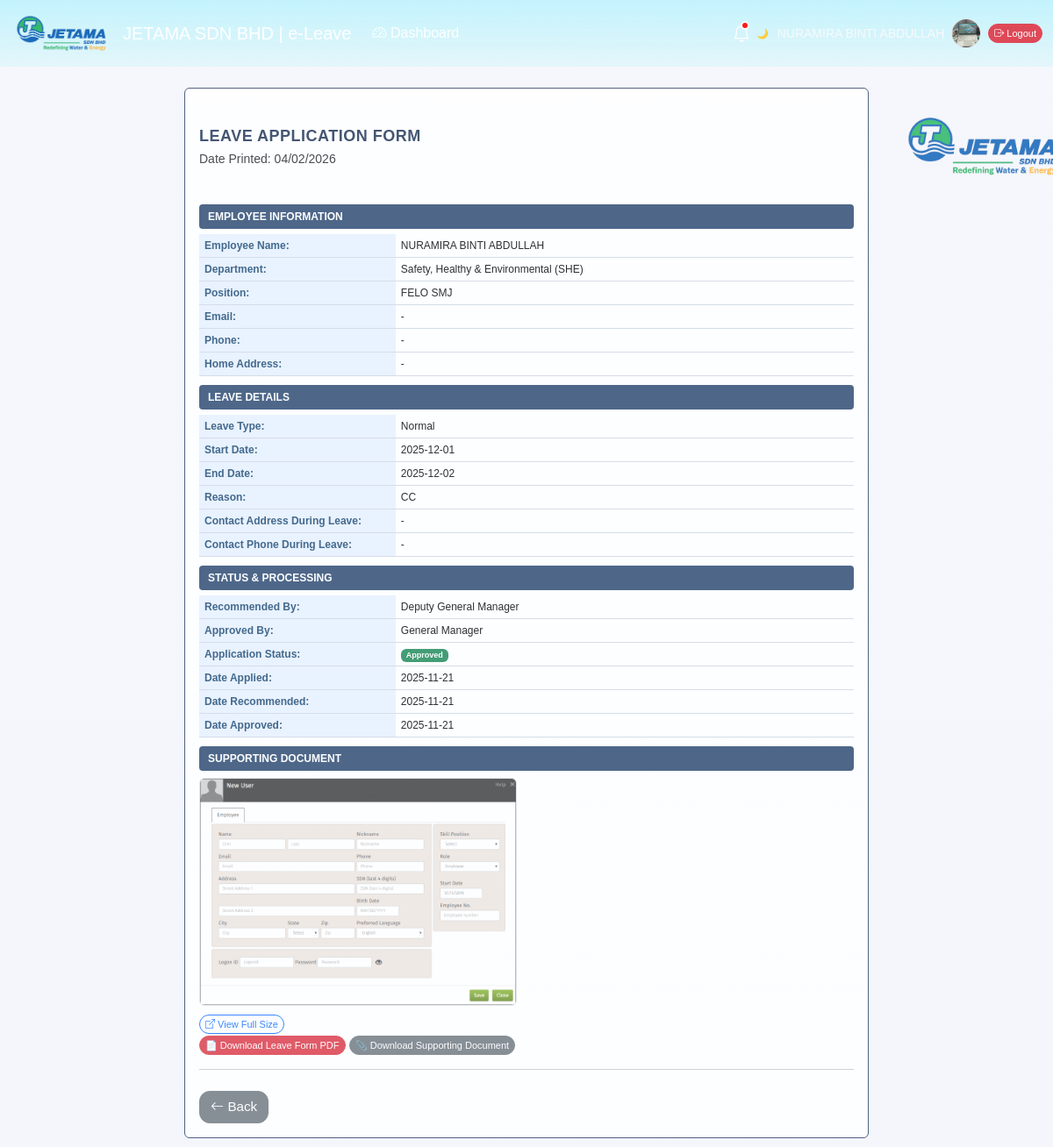
Screenshot of /leave/1 (signed in) with the database file from the repository.
### tables this page shows
CREATE TABLE leave_applications (
            id INTEGER PRIMARY KEY AUTOINCREMENT,
            user_id INTEGER NOT NULL,
            full_name TEXT,
            position TEXT,
            leave_type TEXT NOT NULL,
            start_date TEXT NOT NULL,
            end_date TEXT NOT NULL,
            total_days INTEGER,
            reason TEXT,
            status TEXT NOT NULL DEFAULT 'Pending Check',
            checker_name TEXT,
            approver_name TEXT,
            support_doc TEXT,
            contact_address TEXT,
            contact_phone TEXT,
            created_at TEXT NOT NULL,
            checked_at TEXT,
            approved_at TEXT,
            FOREIGN KEY (user_id) REFERENCES users(id)
        );

CREATE TABLE departments (
            id INTEGER PRIMARY KEY AUTOINCREMENT,
            name TEXT UNIQUE NOT NULL
        );

### app.py (the view)
@app.route("/leave/<int:leave_id>")
@login_required
def leave_details(leave_id):
    conn = get_db()
    c = conn.cursor()
    c.execute("""
        SELECT l.*, u.full_name, u.position, d.name AS department_name
        FROM leave_applications l
        JOIN users u ON u.id = l.user_id
        LEFT JOIN departments d ON u.department_id = d.id
        WHERE l.id=?
    """, (leave_id,))
    leave = c.fetchone()
    conn.close()
    my_pos = normalize(session.get("position"))
    can_check = (
        leave["status"] == "Pending Recommender"
        and normalize(leave["checker_name"]) == my_pos
    )
    can_approve = (
        leave["status"] == "Pending Approval"
        and normalize(leave["approver_name"]) == my_pos
    )
    return render_template(
        "leave_details.html",
        leave=leave,
        can_check=can_check,
        can_approve=can_approve,
        datetime=datetime
    )

### app.py (called while the page is built)
def get_db():
    conn = sqlite3.connect(DB_PATH)
    conn.row_factory = sqlite3.Row
    return conn

def _add_column_if_missing(cur, table, name, coltype):
    cur.execute(f"PRAGMA table_info({table})")
    cols = [r["name"] for r in cur.fetchall()]
    if name not in cols:
        cur.execute(f"ALTER TABLE {table} ADD COLUMN {name} {coltype}")

@app.before_request
def ensure_db():
    init_db()

def auto_reset_mc_availability():
    today = date.today().isoformat()
    conn = get_db()
    c = conn.cursor()
    c.execute("""
        SELECT DISTINCT u.id
        FROM mc_records m
        JOIN users u ON u.id = m.user_id
        WHERE m.end_date IS NOT NULL
        AND date(m.end_date) < date(?)
        AND u.availability = 'MC'
    """, (today,))
    users_to_reset = c.fetchall()
    for u in users_to_reset:
        c.execute(
            "UPDATE users SET availability='Available' WHERE id=?",
            (u["id"],)
        )
    conn.commit()
    conn.close()

@app.before_request
def before_any_request():
    auto_reset_mc_availability()

def login_required(fn):
    @wraps(fn)
    def wrapper(*args, **kwargs):
        if not session.get("user_id"):
            flash("Please login first.", "warning")
            return redirect(url_for("login"))
        return fn(*args, **kwargs)
    return wrapper

def normalize(text):
    if not text:
        return ""
    return " ".join(
        text.upper()
        .replace("&", "AND")
        .replace("-", " ")
        .split()
    )

@app.context_processor
def inject_current_year():
    from datetime import datetime
    return {
        "current_year": datetime.now().year
    }

@app.context_processor
def inject_my_leaves():
    my_leaves = []
    if session.get("user_id"):
        conn = get_db()
        c = conn.cursor()
        c.execute("""
            SELECT status
            FROM leave_applications
            WHERE user_id=?
            ORDER BY id DESC
            LIMIT 1
        """, (session["user_id"],))
        my_leaves = c.fetchall()
        conn.close()
    return dict(my_leaves=my_leaves)

@app.context_processor
def inject_globals():
    return dict(current_time=datetime.now().strftime("%Y-%m-%d %H:%M"))

### templates/leave_details.html (shortened to what this page needs)
{% extends "base.html" %}
{% block content %}
<div class="form-border">
  <div class="d-flex justify-content-between align-items-center mb-3">
    <div>
      <span class="header-title">LEAVE APPLICATION FORM</span><br>
      <small>Date Printed: {{ datetime.utcnow().strftime('%d/%m/%Y') }}</small>
    </div>
    <img src="{{ url_for('static', filename='no bg.png') }}" class="company-logo">
  </div>
  <div class="form-section-title">EMPLOYEE INFORMATION</div>
  <table class="table table-borderless form-table mb-3">
    <tr><th>Employee Name:</th><td>{{ leave.full_name }}</td></tr>
    <tr><th>Department:</th><td>{{ leave.department_name or '-' }}</td></tr>
    <tr><th>Position:</th><td>{{ leave.position or '-' }}</td></tr>
    <tr><th>Email:</th><td>{{ leave.email or '-' }}</td></tr>
    <tr><th>Phone:</th><td>{{ leave.phone or '-' }}</td></tr>
    <tr><th>Home Address:</th><td>{{ leave.address or '-' }}</td></tr>
  </table>
  <div class="form-section-title">LEAVE DETAILS</div>
  <table class="table table-borderless form-table mb-3">
    <tr><th>Leave Type:</th><td>{{ leave.leave_type }}</td></tr>
    <tr><th>Start Date:</th><td>{{ leave.start_date }}</td></tr>
    <tr><th>End Date:</th><td>{{ leave.end_date }}</td></tr>
    <tr><th>Reason:</th><td>{{ leave.reason or '-' }}</td></tr>
    <tr><th>Contact Address During Leave:</th><td>{{ leave.contact_address or '-' }}</td></tr>
    <tr><th>Contact Phone During Leave:</th><td>{{ leave.contact_phone or '-' }}</td></tr>
  </table>
  <div class="form-section-title">STATUS & PROCESSING</div>
  <table class="table table-borderless form-table mb-3">
    <tr><th>Recommended By:</th><td>{{ leave.checker_name or '-' }}</td></tr>
    <tr><th>Approved By:</th><td>{{ leave.approver_name or '-' }}</td></tr>
    <tr><th>Application Status:</th>
      <td>
        <span class="badge text-bg-{% if leave.status=='Approved' %}success{% elif leave.status=='Rejected' %}danger{% else %}warning{% endif %}">
        {{ leave.status }}
        </span>
      </td>
    </tr>
    <tr><th>Date Applied:</th><td>{{ leave.created_at[:10] }}</td></tr>
    <tr><th>Date Recommended:</th>
        <td>{{ leave.checked_at[:10] if leave.checked_at else "--" }}</td>
    </tr>
    <tr><th>Date Approved:</th>
        <td>{{ leave.approved_at[:10] if leave.approved_at else "--" }}</td>
    </tr>
  </table>
  {% if leave.support_doc %}
  <div class="form-section-title">SUPPORTING DOCUMENT</div>
  <div class="mt-2">
      {% set ext = leave.support_doc.split('.')[-1].lower() %}
      {% if ext in ["png","jpg","jpeg","gif"] %}
        <img src="{{ url_for('leave_docs', filename=leave.support_doc) }}" class="img-fluid rounded border mb-2" style="max-height:260px;">
        <br>
        <a href="{{ url_for('leave_docs', filename=leave.support_doc) }}" target="_blank" class="btn btn-outline-primary btn-sm">
          <i class="bi bi-box-arrow-up-right"></i> View Full Size
        </a>
      {% else %}
        <a class="btn btn-primary btn-sm" href="{{ url_for('leave_docs', filename=leave.support_doc) }}" target="_blank">
          <i class="bi bi-download"></i> Download Attachment
        </a>
      {% endif %}
  </div>
  {% endif %}
  <a href="{{ url_for('download_leave_pdf', leave_id=leave['id']) }}"
    class="btn btn-danger btn-sm" target="_blank">
      📄 Download Leave Form PDF
  </a>
  {% if leave['support_doc'] %}
  <a href="{{ url_for('leave_docs', filename=leave['support_doc']) }}"
    class="btn btn-secondary btn-sm">
      📎 Download Supporting Document
  </a>
{% endif %}
  <hr>
<div class="mt-4">
  <a href="{{ url_for('user_dashboard') }}" class="btn btn-secondary">
    <i class="bi bi-arrow-left"></i> Back
  </a>
</div>
</div>
{% endblock %}

### templates/base.html (shortened to what this page needs)
<!DOCTYPE html>
<html lang="en">
<head>
  <link href="https://cdn.jsdelivr.net/npm/bootstrap@5.3.3/dist/css/bootstrap.min.css" rel="stylesheet">
  <link href="{{ url_for('static', filename='styles.css') }}" rel="stylesheet">
  <link href="https://cdn.jsdelivr.net/npm/bootstrap-icons@1.11.3/font/bootstrap-icons.css" rel="stylesheet">
</head>
<body class="bg-gradient {{ session.get('theme_mode', 'light') }}-mode">
  <nav class="navbar navbar-expand-lg navbar-dark glass-nav">
    <div class="container-fluid">
      <a class="navbar-brand d-flex align-items-center gap-2" href="#">
        <img src="{{ url_for('static', filename='no bg.png') }}" alt="Logo" class="logo">
        <span id="orgName">JETAMA SDN BHD | e-Leave</span>
      </a>
        {% if session.get('user_id') %}
        <ul class="navbar-nav me-auto mb-2 mb-lg-0">
          {% if session.get('role') == 'admin' %}
          <li class="nav-item">
            <a class="nav-link" href="{{ url_for('admin_dashboard') }}">
              <i class="bi bi-speedometer"></i> Dashboard
            </a>
          </li>
          <li class="nav-item">
            <a class="nav-link" href="{{ url_for('manage_users') }}">
              <i class="bi bi-people"></i> Employees
            </a>
          </li>
          <li class="nav-item">
            <a class="nav-link" href="{{ url_for('manage_leaves') }}">
              <i class="bi bi-card-checklist"></i> Leaves
            </a>
          </li>
          {% else %}
            {% if session.get('position') == "CEO" %}
            <li class="nav-item">
              <a class="nav-link" href="{{ url_for('ceo_dashboard') }}">
                <i class="bi bi-speedometer2"></i> Dashboard
              </a>
            </li>
            {% else %}
            <li class="nav-item">
              <a class="nav-link" href="{{ url_for('user_dashboard') }}">
                <i class="bi bi-speedometer2"></i> Dashboard
              </a>
            </li>
            {% endif %}
          {% endif %}
        </ul>
        <div class="d-flex align-items-center gap-2 ms-auto">
          <div class="dropdown notification-bell">
            <button class="btn p-0 text-white"
                    type="button"
                    id="notifBtn"
                    data-bs-toggle="dropdown"
                    aria-expanded="false">
              <i class="bi bi-bell fs-5"></i>
            </button>
            {% if (pending_actions and pending_actions|length > 0) or not session.get("notif_seen") %}
              <span class="notification-dot"></span>
            {% endif %}
              {% set has_notif = false %}
          </div>
        </div>
          <a href="{{ url_for('toggle_theme') }}"
            class="btn btn-sm border-0 bg-transparent text-light px-1"
            title="Toggle theme">
            {% if session.get('theme_mode') == 'dark' %}
              🌞
            {% else %}
              🌙
            {% endif %}
          </a>
          <span class="text-light small ms-1 me-1">
          </span>
          <a href="{{ url_for('profile') }}" class="d-flex align-items-center text-decoration-none ms-1">
            {% if session.get('profile_photo') %}
              <img src="{{ url_for('static', filename='uploads/profile_photos/' ~ session.get('profile_photo')) }}"
                  class="rounded-circle border"
                  style="width:34px;height:34px;object-fit:cover;">
            {% else %}
              <i class="bi bi-person-circle fs-4 text-white"></i>
            {% endif %}
          </a>
          <a class="btn btn-sm btn-danger ms-2" href="{{ url_for('logout') }}">
            <i class="bi bi-box-arrow-right"></i> Logout
          </a>
        </div>
        {% endif %}
  </nav>
  <main class="container py-4">
    {% block content %}{% endblock %}
  </main>
  <link href="https://cdn.jsdelivr.net/npm/fullcalendar@6.1.8/index.global.min.css" rel="stylesheet">
</body>
</html>

### static/styles.css (style rules this page uses)
:root { --glass-bg: rgba(67, 192, 159, 0.08); --glass-brd: rgba(119, 255, 244, 0.815); }
.bg-gradient { min-height: 100vh; background: linear-gradient(135deg, #22ff68 0%, #75ff68 50%, #9effa6 100%); position: relative; overflow-x: hidden; }
.glass-nav { background: linear-gradient(to bottom, rgba(84, 235, 255, 0.35), rgba(47, 241, 241, 0.1)); backdrop-filter: blur(8px); }
.logo { width: 120px; height: 50px; border-radius: 8px; object-fit: cover; }
.table { color:#fff; }
.table tbody td, .table thead th { vertical-align: middle; }
.btn { border-radius: .75rem; }
.navbar .nav-link { color: #7baaf5; }
body { font-family: "Poppins", sans-serif; color: #267cdf; }
.navbar .nav-link { color: #ffffff; font-size: 1rem; }
.btn { font-size: 0.95rem; font-weight: 500; }
table th, table td { font-size: 14px; padding: 4px; white-space: nowrap; }

### templates/base.html (style rules this page uses)
body.light-mode { background: #F4F7FC; color: #212529; }
.notification-dot { position: absolute; top: 2px; right: 2px; width: 10px; height: 10px; background: red; border-radius: 50%; border: 2px solid white; z-index: 30000; }
.navbar { position: sticky; top: 0; z-index:99999 !important; }
.notification-bell { position: relative; }

### templates/leave_details.html (style rules this page uses)
body { background: #f4f6fc !important; opacity:0.90; }
.form-border { background: #ffffff !important; opacity: 0.90; padding: 16px !important; border: 1px solid #2a3f61 !important; border-radius: 6px !important; box-shadow: none !important; max-width: 780px; margin: auto; }
.header-title { font-weight: 700; color: #1a2f52; font-size: 18px !important; letter-spacing: 0.5px; }
.company-logo { height: 100px; width: auto; transform: scale(2.0); margin-right: -200px; }
.form-section-title { background: #0f315e; opacity: 0.90; color: #fff; padding: 5px 10px; font-size: 12px; font-weight: 700; border-radius: 4px; margin-top: 10px; margin-bottom: 6px; }
.form-table th { width: 30%; background: #e4efff; opacity: 0.90; color: #003463; font-weight: 600; padding: 4px 6px !important; font-size: 12px; border-bottom: 1px solid #ccd6e3; }
.form-table td { padding: 4px 6px !important; font-size: 12px !important; border-bottom: 1px solid #ccd6e3; }
.form-table { margin-bottom: 6px !important; }
.btn-sm { font-size: 11px !important; padding: 2px 6px !important; }

### rows the page displays
leave_applications: full_name "NURAMIRA BINTI ABDULLAH", position "FELO SMJ", leave_type "Normal", start_date "2025-12-01", end_date "2025-12-02", reason "CC", checker_name "Deputy General Manager", approver_name "General Manager", status "Approved", created_at "2025-11-21", checked_at "2025-11-21", approved_at "2025-11-21", support_doc (picture)
departments: name "Safety, Healthy & Environmental (SHE)"

### other values shown
{{ leave.email or '-' }} "-"
{{ leave.phone or '-' }} "-"
{{ leave.address or '-' }} "-"
{{ leave.contact_address or '-' }} "-"
{{ leave.contact_phone or '-' }} "-"
